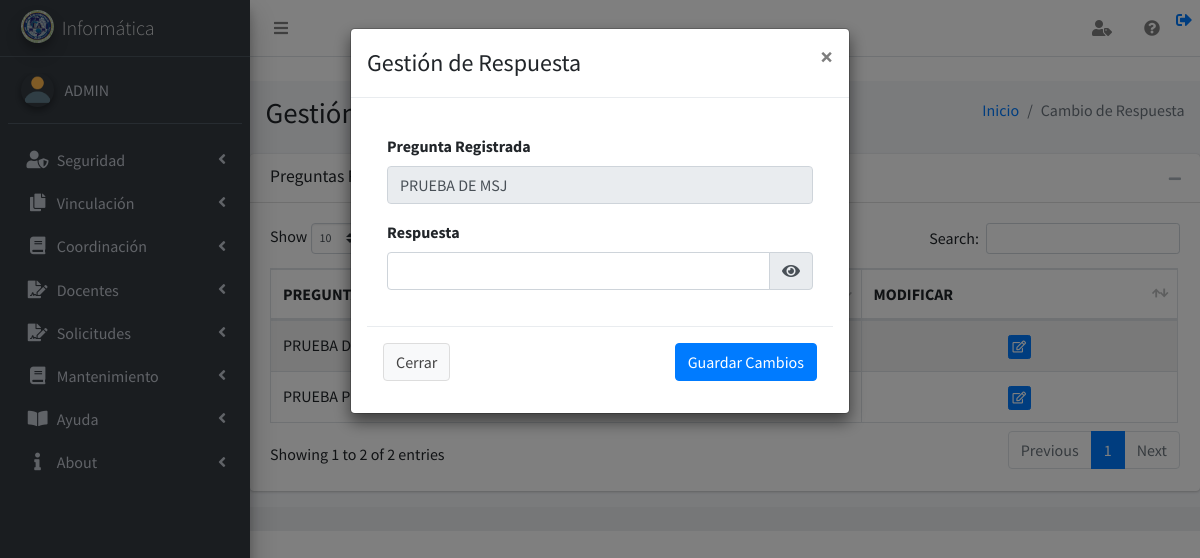
/vistas/gestion_respuesta_usuario_vista.php?Pregunta=PRUEBA DE MSJ (signed in), run on the app's committed database.
### tables this page shows
CREATE TABLE `tbl_preguntas` (
  `Id_pregunta` bigint(16) NOT NULL,
  `pregunta` varchar(255) NOT NULL,
  `estado` int(1) NOT NULL,
  `Fecha_creacion` datetime NOT NULL,
  `Creado_por` varchar(255) NOT NULL,
  `Modificado_por` varchar(255) DEFAULT NULL,
  `Fecha_modificacion` datetime DEFAULT NULL
);

### vistas/gestion_respuesta_usuario_vista.php (the view, shortened to what this page needs)
<?php
require_once ('../vistas/pagina_inicio_vista.php');
require_once ('../clases/funcion_bitacora.php');
$sqltabla="select p.Pregunta from tbl_preguntas_seguridad pu, tbl_preguntas p where pu.Id_pregunta=p.Id_pregunta and Id_usuario=$_SESSION[id_usuario] " ;
$resultadotabla = $mysqli->query($sqltabla);
if (isset($_GET['Pregunta']))
 {
$sqltabla="select p.Pregunta from tbl_preguntas_seguridad pu, tbl_preguntas p where pu.Id_pregunta=p.Id_pregunta and Id_usuario=$_SESSION[id_usuario]" ;
$resultadotabla = $mysqli->query($sqltabla);
?>
  <?php
$sql="select pu.Id_pregunta_seguridad, p.Id_pregunta, p.Pregunta FROM  tbl_preguntas_seguridad pu , tbl_preguntas p where pu.Id_pregunta=p.Id_pregunta and Pregunta='$_SESSION[Pregunta_gestion_respuesta]' and pu.Id_usuario=$_SESSION[id_usuario]";
  $resultado = $mysqli->query($sql);
  $row = $resultado->fetch_array(MYSQLI_ASSOC);
$Id_pregunta=$row['Id_pregunta'];
 }
?>
<!DOCTYPE html>
<html>
<head>
</head>
<body >
  <div class="content-wrapper">
    <section class="content-header">
      <div class="container-fluid">
        <div class="row mb-2">
          <div class="col-sm-6">
            <h1>Gestión de Respuestas</h1>
          </div>
                <div class="col-sm-6">
            <ol class="breadcrumb float-sm-right">
              <li class="breadcrumb-item"><a href="../vistas/pagina_principal_vista.php">Inicio</a></li>
              <li class="breadcrumb-item active"><a >Cambio de Respuesta</a></li>
            </ol>
          </div>
        </div>
      </div>
    </section>
 <div class="card card-default">
            <div class="card-header">
              <h3 class="card-title">Preguntas Registradas</h3>
              <div class="card-tools">
              <button type="button" class="btn btn-tool" data-card-widget="collapse"><i class="fas fa-minus"></i></button>
            </div>
            </div>
            <div class="card-body">
              <table id="tabla" class="table table-bordered table-striped">
                <thead>
                <tr>
                 <th>PREGUNTA DE SEGURIDAD</th>
                  <th>MODIFICAR</th>
                  </tr>
                </thead>
                <tbody>
                  <?php while($row = $resultadotabla->fetch_array(MYSQLI_ASSOC)) { ?>
                    <tr>
                       <td><?php echo $row['Pregunta']; ?></td>
                     <td style="text-align: center;">
                       <a href="../vistas/gestion_respuesta_usuario_vista.php?Pregunta=<?php echo $row['Pregunta']; ?>" class="btn btn-primary btn-raised btn-xs">
                      <i class="far fa-edit" ></i>
                    </a>
                  </td>
               </tr>
                 <?php } ?>
             </tbody>
            </table>
         </div>
          </div>
          <div class="card-footer">
          </div>
        </div>
<form action="../Controlador/actualizar_respuesta_usuario_controlador.php?Id_pregunta_usuario=<?php echo $Id_pregunta ?>" method="post" data-form="update" autocomplete="off" >
                  <div class="modal fade" id="modal_modificar_respuesta">
        <div class="modal-dialog">
          <div class="modal-content">
            <div class="modal-header">
              <h4 class="modal-title">Gestión de Respuesta</h4>
              <button type="button" class="close" data-dismiss="modal" aria-label="Close">
                <span aria-hidden="true">&times;</span>
              </button>
            </div>
            <div class="modal-body">
   <div class="card-body">
            <div class="row">
              <div class="col-md-12">
                <div class="form-group">
                  <label>Pregunta Registrada</label>
                        <input  class="form-control" type="text" id="txtpregunta" name="txtpregunta"  value="<?php echo $_SESSION['Pregunta_gestion_respuesta'];?>" required style="text-transform: uppercase" onkeyup="Espacio(this, event)"  onkeypress="return Letras(event)" maxlength="30" readonly="true">
               </div>
  <label class="control-label">Respuesta</label>
    <div class="input-group mb-3">
          <input  class="form-control" type="password" id="respuestap" name="respuestap"  required style="text-transform: uppercase"  onkeypress="return Letras(event)" onkeyup="DobleEspacio(this, event)"  maxlength="80" onkeypress="return comprobar(this.value, event, this.id)">
          <div class="input-group-append">
            <div class="input-group-text">
              <span  id="show-hide-passwd6" action="hide" class="fas fa-eye"></span>
            </div>
          </div>
        </div
   </div>
            </div>
          </div>
            </div>
            <div class="modal-footer justify-content-between">
              <button type="button" class="btn btn-default" data-dismiss="modal">Cerrar</button>
              <button type="submit" class="btn btn-primary" id="btn_modificar_roles" name="btn_modificar_roles">Guardar Cambios</button>
            </div>
          </div>
        </div>
      </div>
    </form>
</body>
</html>

### data on the page
tbl_preguntas: pregunta "PRUEBA PREGUNTA"
tbl_preguntas: pregunta "PRUEBA DE MSJ"

### other printed values
$_SESSION['usuario'] "ADMIN"
